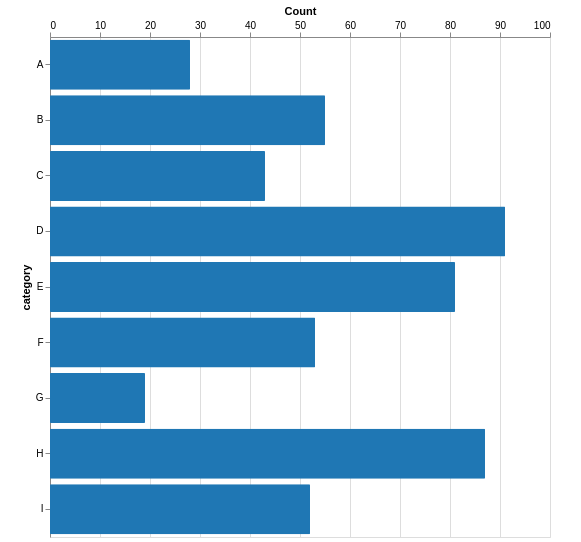

Here is the Vega-Lite specification saved for this chart:
### Vega-Lite specification from a JSON file in a GitHub repository (floating-point values rounded to 4 significant figures)
{"$schema": "https://vega.github.io/schema/vega-lite/v4.json", "data": {"values": [{"a": "A", "b": 28}, {"a": "B", "b": 55}, {"a": "C", "b": 43}, {"a": "D", "b": 91}, {"a": "E", "b": 81}, {"a": "F", "b": 53}, {"a": "G", "b": 19}, {"a": "H", "b": 87}, {"a": "I", "b": 52}]}, "padding": {"left": 20, "top": 5, "right": 30, "bottom": 5}, "width": 500, "height": 500, "resolve": {"scale": {"color": "independent"}}, "background": "#ffffff", "layer": [{"mark": {"type": "bar", "cornerRadius": 1, "tooltip": true, "binSpacing": 1}, "encoding": {"y": {"field": "a", "type": "ordinal", "axis": {"title": "category", "orient": "left"}}, "x": {"type": "quantitative", "field": "b", "axis": {"title": "Count", "orient": "top"}}, "opacity": {"value": 1}, "color": {"value": "#1f77b4"}}}]}
